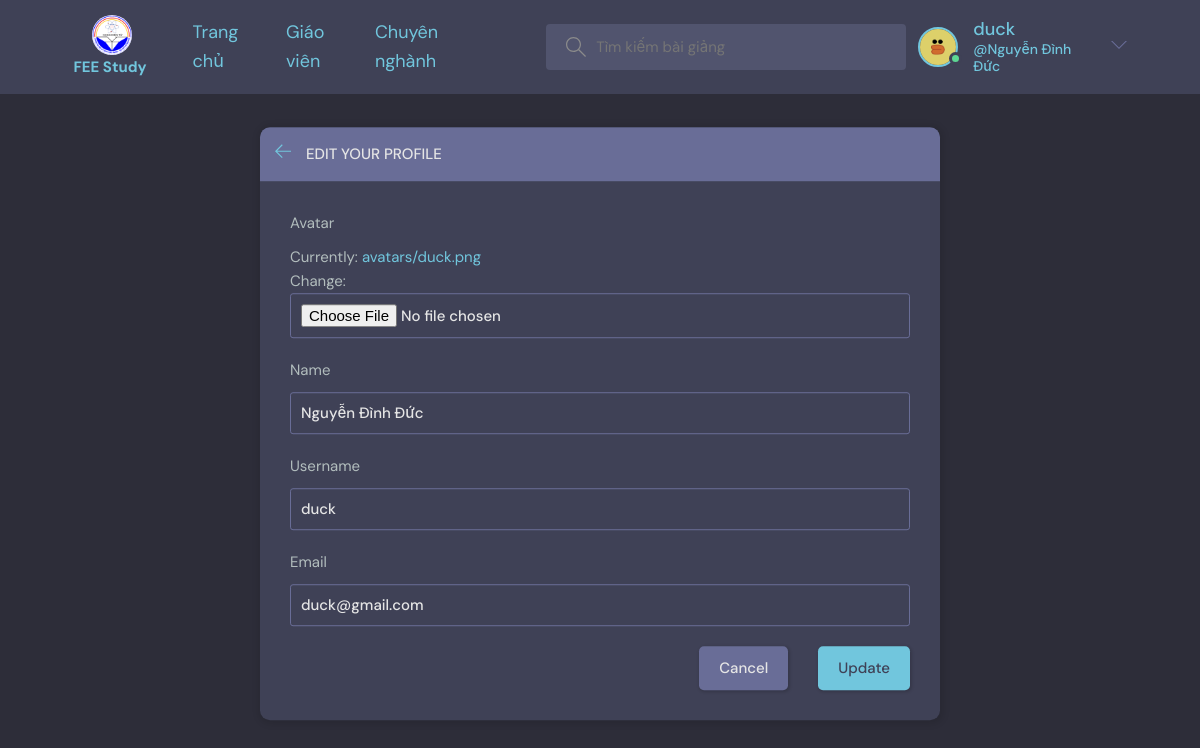
Page /update_user/ (signed in) on the committed database.
### base/models.py (models this page shows, shortened)
class User(AbstractUser):
    student = 'SV'
    teacher = 'GV'
    admin = 'AD'
    modelaccess = [(student,'SV'),(teacher,'GV'),(admin,'AD')]
    name = models.CharField(max_length=200, null=True)
    email = models.EmailField(unique=True, null=True)
    access = models.CharField(choices=modelaccess,default=student,max_length=2)
    avatar = models.ImageField(upload_to='avatars',null=True, default="avatar.svg")

### base/views.py (the view)
# urls.py: path('update_user/', views.updateUser, name="update-user"),
@login_required(login_url='login')
def updateUser(request):
    user = request.user
    form = UserForm(instance=user)
    if request.method == 'POST':
        form = UserForm(request.POST, request.FILES, instance=user)
        if form.is_valid():
            form.save()
            return redirect('user-profile', pk=user.id)
    return render(request, 'base/update_user.html', {'form': form})

### base/forms.py
class UserForm(ModelForm):
    class Meta:
        model = User
        fields = ['avatar', 'name', 'username', 'email']

### base/templates/base/update_user.html (shortened to what this page needs)
{% extends 'main.html' %}
{% block content %}
<main class="update-account layout">
  <div class="container">
    <div class="layout__box">
      <div class="layout__boxHeader">
        <div class="layout__boxTitle">
          <a href="{% url 'home' %}">
            <svg version="1.1" xmlns="http://www.w3.org/2000/svg" width="32" height="32" viewBox="0 0 32 32">
              <title>arrow-left</title>
              <path
                d="M13.723 2.286l-13.723 13.714 13.719 13.714 1.616-1.611-10.96-10.96h27.625v-2.286h-27.625l10.965-10.965-1.616-1.607z">
              </path>
            </svg>
          </a>
          <h3>Edit your profile</h3>
        </div>
      </div>
      <div class="layout__body">
        <form class="form" action="" method="POST" enctype="multipart/form-data">
          {% for field in form %}
          <div class="form__group">
            <label for="profile_pic">{{field.label}}</label>
            {{field}}
          </div>
          {% endfor %}
          <div class="form__action">
            <a class="btn btn--dark" href="{% url 'home' %}">Cancel</a>
            <button class="btn btn--main" type="submit">Update</button>
          </div>
        </form>
      </div>
    </div>
  </div>
</main>
{% endblock content %}

### templates/navbar.html (shortened to what this page needs)
{% load static %}
<header class="header header--loggedIn">
    <div class="container">
        <div class="logo"><a href="{% url 'home' %}" class="header__logo">
            <img src="{% static 'images/logo1.png' %}" />
        </a>
        <a href="{% url 'home' %}" class="header__name" style="width: 76px">
        <h1>FEE Study</h1>
        </a></div>
        <div class="header__items">
            <li><a href="{% url 'home' %}">Trang chủ</a></li>
            <li><a href="{% url 'teacher' %}">Giáo viên</a></li>
            <li><a >Chuyên nghành</a>
            </li>
        </div>
        <form class="header__search" method="GET" action="{% url 'home' %}">
            <label>
                <input name="q" placeholder="Tìm kiếm bài giảng" />
            </label>
        </form>
        <nav class="header__menu">
            {% if request.user.is_authenticated %}
            <div class="header__user">
                <a href="{% url 'user-profile' user.id %}"">
                    <div class="avatar avatar--medium active">
                        <img src="{{request.user.avatar.url}}" />
                    </div>
                    <p>{{request.user.username}} <span>@{{request.user.name}}</span></p>
                </a>
                <button class="dropdown-button">
                    <svg version="1.1" xmlns="http://www.w3.org/2000/svg" width="32" height="32" viewBox="0 0 32 32">
                        <title>chevron-down</title>
                        <path d="M16 21l-13-13h-3l16 16 16-16h-3l-13 13z"></path>
                    </svg>
                </button>
            </div>
            {% else %}
            <a href="{% url 'login' %}">
                <img src="{% static 'images/avatar.svg' %}" />
                <p>Đăng nhập</p>
            </a>
            {% endif %}
        </nav>
    </div>
</header>

### rows in the picture
User: user.avatar (picture), user.username "duck", user.name "Nguyễn Đình Đức", form "Nguyễn Đình Đức" "duck" "duck@gmail.com"

### other values in the picture
{{ field.label }} "Avatar" "Name" "Username" "Email"
